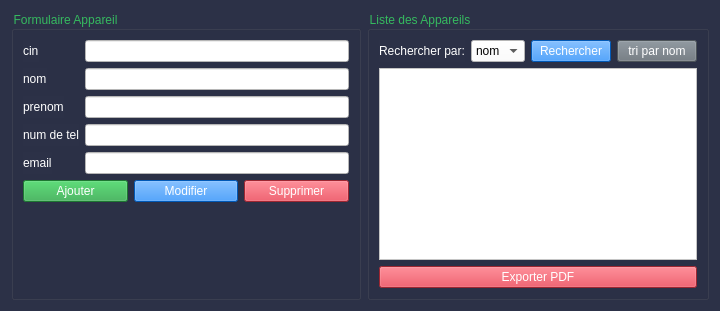
        <widget class="QWidget" name="tabGestion">
         <property name="styleSheet">
          <string notr="true">background-color: rgb(44, 49, 71);</string>
         </property>
         <attribute name="title">
          <string>Gestion d'empolye</string>
         </attribute>
         <layout class="QHBoxLayout" name="horizontalLayout">
          <item>
           <widget class="QGroupBox" name="groupBoxFormulaire">
            <property name="minimumSize">
             <size>
              <width>350</width>
              <height>0</height>
             </size>
            </property>
            <property name="styleSheet">
             <string notr="true">font: 700 16pt &quot;Bahnschrift&quot;;
color: rgb(53, 185, 95);
border-color: rgb(53, 185, 95);
background-color: #2c3147;</string>
            </property>
            <property name="title">
             <string>Formulaire Appareil</string>
            </property>
            <layout class="QFormLayout" name="formLayout">
             <item row="0" column="0">
              <widget class="QLabel" name="labelId">
               <property name="styleSheet">
                <string notr="true">font: 14pt &quot;Bauhaus 93&quot;;
color: rgb(255, 255, 255);</string>
               </property>
               <property name="text">
                <string>cin</string>
               </property>
              </widget>
             </item>
             <item row="0" column="1">
              <widget class="QLineEdit" name="lineEditId">
               <property name="enabled">
                <bool>true</bool>
               </property>
               <property name="styleSheet">
                <string notr="true">background-color: rgb(255, 255, 255);
border-color: rgb(0, 0, 0);
color: black;</string>
               </property>
              </widget>
             </item>
             <item row="1" column="0">
              <widget class="QLabel" name="labelType_2">
               <property name="styleSheet">
                <string notr="true">font: 14pt &quot;Bauhaus 93&quot;;
color: rgb(255, 255, 255);</string>
               </property>
               <property name="text">
                <string>nom</string>
               </property>
              </widget>
             </item>
             <item row="2" column="0">
              <widget class="QLabel" name="labelMarque_2">
               <property name="styleSheet">
                <string notr="true">font: 14pt &quot;Bauhaus 93&quot;;
color: rgb(255, 255, 255);</string>
               </property>
               <property name="text">
                <string>prenom</string>
               </property>
              </widget>
             </item>
             <item row="2" column="1">
              <widget class="QLineEdit" name="lineEditMarque_2">
               <property name="styleSheet">
                <string notr="true">background-color: rgb(255, 255, 255);
color: black;
border-color: rgb(0, 0, 0);</string>
               </property>
              </widget>
             </item>
             <item row="3" column="0">
              <widget class="QLabel" name="labelModele_2">
               <property name="styleSheet">
                <string notr="true">font: 14pt &quot;Bauhaus 93&quot;;
color: rgb(255, 255, 255);</string>
               </property>
               <property name="text">
                <string>num de tel</string>
               </property>
              </widget>
             </item>
             <item row="3" column="1">
              <widget class="QLineEdit" name="lineEditModele_2">
               <property name="styleSheet">
                <string notr="true">background-color: rgb(255, 255, 255);
color: black;
border-color: rgb(0, 0, 0);</string>
               </property>
              </widget>
             </item>
             <item row="4" column="0">
              <widget class="QLabel" name="labelNumeroSerie_2">
               <property name="styleSheet">
                <string notr="true">font: 14pt &quot;Bauhaus 93&quot;;
color: rgb(255, 255, 255);</string>
               </property>
               <property name="text">
                <string>email</string>
               </property>
              </widget>
             </item>
             <item row="4" column="1">
              <widget class="QLineEdit" name="lineEditNumeroSerie_2">
               <property name="styleSheet">
                <string notr="true">background-color: rgb(255, 255, 255);
color: black;
border-color: rgb(0, 0, 0);</string>
               </property>
              </widget>
             </item>
             <item row="5" column="0" colspan="2">
              <layout class="QHBoxLayout" name="horizontalLayoutButtons">
               <item>
                <widget class="QPushButton" name="btnAjouter">
                 <property name="styleSheet">
                  <string notr="true">background-color: #28A745;
font: 900 12pt &quot;Swis721 BlkCn BT&quot;;
color: rgb(255, 255, 255);</string>
                 </property>
                 <property name="text">
                  <string>Ajouter</string>
                 </property>
                </widget>
               </item>
               <item>
                <widget class="QPushButton" name="btnModifier">
                 <property name="styleSheet">
                  <string notr="true">background-color: #007BFF;
color: rgb(255, 255, 255);
font: 900 12pt &quot;Swis721 BlkCn BT&quot;;</string>
                 </property>
                 <property name="text">
                  <string>Modifier</string>
                 </property>
                </widget>
               </item>
               <item>
                <widget class="QPushButton" name="btnSupprimer">
                 <property name="styleSheet">
                  <string notr="true">background-color: #DC3545;
font: 900 12pt &quot;Swis721 BlkCn BT&quot;;
color: rgb(255, 255, 255);</string>
                 </property>
                 <property name="text">
                  <string>Supprimer</string>
                 </property>
                </widget>
               </item>
              </layout>
             </item>
             <item row="6" column="0" colspan="2">
              <layout class="QHBoxLayout" name="horizontalLayoutQR"/>
             </item>
             <item row="1" column="1">
              <widget class="QLineEdit" name="lineEditMarque_3">
               <property name="styleSheet">
                <string notr="true">background-color: rgb(255, 255, 255);
color: black;
border-color: rgb(0, 0, 0);</string>
               </property>
              </widget>
             </item>
            </layout>
           </widget>
          </item>
          <item>
           <widget class="QGroupBox" name="groupBoxListe">
            <property name="styleSheet">
             <string notr="true">font: 700 16pt &quot;Bahnschrift&quot;;
color: rgb(53, 185, 95);
border-color: #35b95f;
background-color: #2c3147;</string>
            </property>
            <property name="title">
             <string>Liste des Appareils</string>
            </property>
            <layout class="QVBoxLayout" name="verticalLayout_2">
             <item>
              <layout class="QHBoxLayout" name="horizontalLayoutRecherche">
               <item>
                <widget class="QLabel" name="labelRecherche">
                 <property name="styleSheet">
                  <string notr="true">font: 14pt &quot;Bauhaus 93&quot;;
color: rgb(255, 255, 255);</string>
                 </property>
                 <property name="text">
                  <string>Rechercher par:</string>
                 </property>
                </widget>
               </item>
               <item>
                <widget class="QComboBox" name="comboBoxCritere">
                 <property name="styleSheet">
                  <string notr="true">font: 9pt &quot;Segoe UI&quot;;
background-color: rgb(255, 255, 255);
color: black;</string>
                 </property>
                 <item>
                  <property name="text">
                   <string>nom</string>
                  </property>
                 </item>
                </widget>
               </item>
               <item>
                <widget class="QPushButton" name="btnRechercher">
                 <property name="styleSheet">
                  <string notr="true">font: 900 12pt &quot;Swis721 BlkCn BT&quot;;
background-color: #007BFF;
color: white;</string>
                 </property>
                 <property name="text">
                  <string>Rechercher</string>
                 </property>
                </widget>
               </item>
               <item>
                <widget class="QPushButton" name="btnReinitialiser">
                 <property name="styleSheet">
                  <string notr="true">background-color: #6C757D;
color: rgb(255, 255, 255);
font: 900 12pt &quot;Swis721 BlkCn BT&quot;;</string>
                 </property>
                 <property name="text">
                  <string>tri par nom</string>
                 </property>
                </widget>
               </item>
              </layout>
             </item>
             <item>
              <widget class="QTableView" name="tableViewAppareils_2">
               <property name="styleSheet">
                <string notr="true">background-color: rgb(255, 255, 255);</string>
               </property>
               <property name="selectionMode">
                <enum>QAbstractItemView::SelectionMode::SingleSelection</enum>
               </property>
               <property name="selectionBehavior">
                <enum>QAbstractItemView::SelectionBehavior::SelectRows</enum>
               </property>
               <property name="sortingEnabled">
                <bool>true</bool>
               </property>
              </widget>
             </item>
             <item>
              <layout class="QHBoxLayout" name="horizontalLayoutExport">
               <item>
                <widget class="QPushButton" name="btnExporterPDF">
                 <property name="styleSheet">
                  <string notr="true">background-color: #DC3545;
color: rgb(255, 255, 255);
font: 900 12pt &quot;Swis721 BlkCn BT&quot;;</string>
                 </property>
                 <property name="text">
                  <string>Exporter PDF</string>
                 </property>
                </widget>
               </item>
              </layout>
             </item>
            </layout>
           </widget>
          </item>
         </layout>
        </widget>
